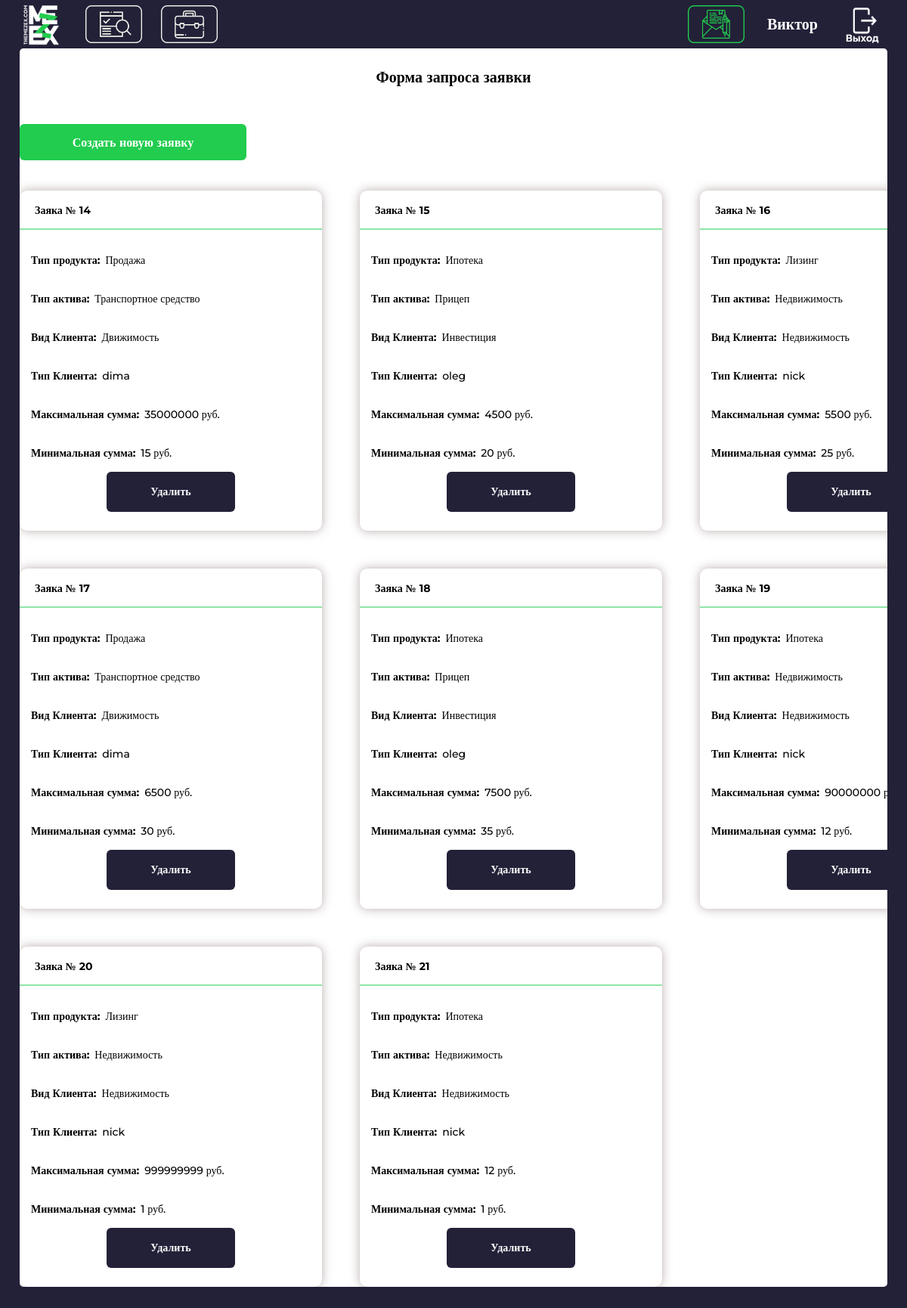
The page /create/ (signed in) on the database as committed earlier.
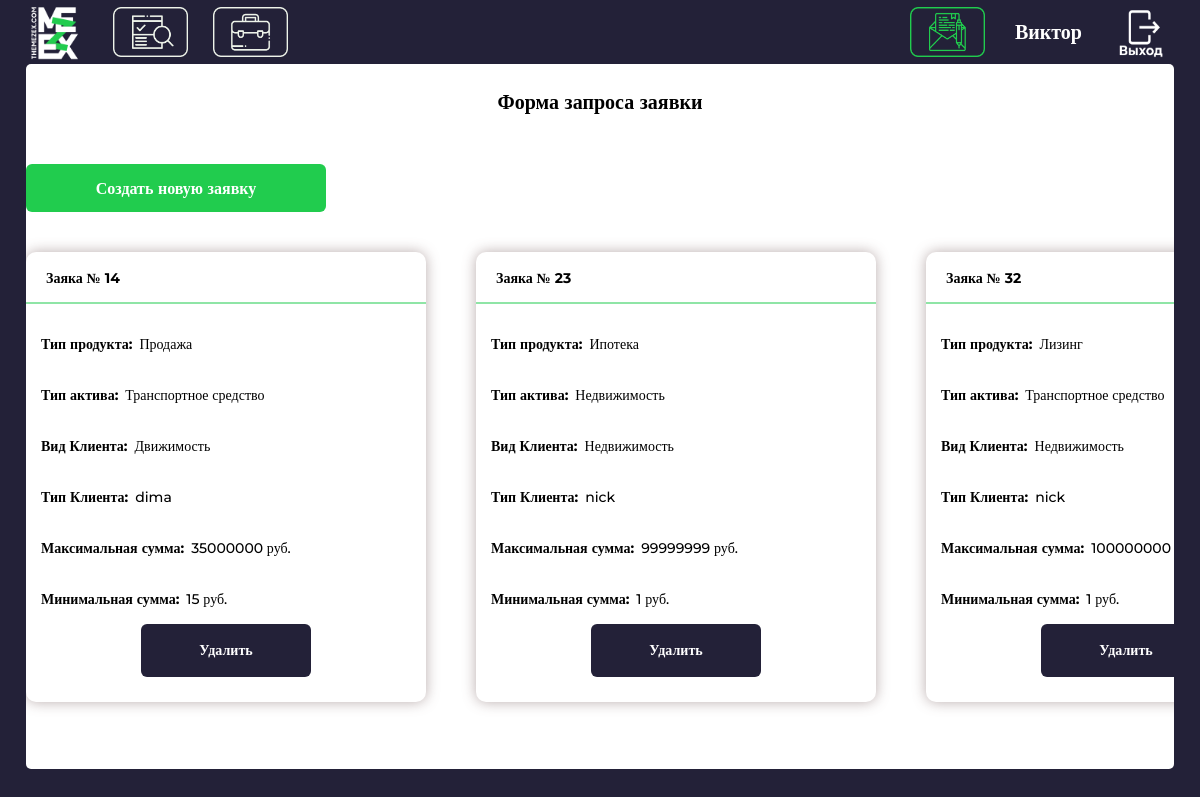
The same page on the database as committed later.
### invest/models.py (models this page shows, shortened)
class Investor(models.Model):
    id_Account = models.ForeignKey(Account, on_delete = models.CASCADE)
    id_ViewClient = models.ForeignKey(ViewClient, on_delete= models.PROTECT)
    name = models.TextField()

class RequestInvestor(models.Model):
    id_FinProduct = models.ForeignKey(FinProduct, on_delete = models.PROTECT)
    id_Investor = models.ForeignKey(Investor, on_delete = models.CASCADE)
    id_Status = models.ForeignKey(Status, on_delete = models.PROTECT)
    id_TypeActiv = models.ForeignKey(TypeActiv, on_delete = models.PROTECT)
    id_ViewActiv = models.ForeignKey(ViewActiv, on_delete = models.PROTECT)
    id_ViewClient = models.ForeignKey(ViewClient, on_delete = models.PROTECT)
    max_sum = models.BigIntegerField()
    max_term = models.BigIntegerField()
    min_sum = models.BigIntegerField()
    min_term = models.BigIntegerField()

class FinProduct(models.Model):
    NameOfFinProduct = models.TextField()

class TypeActiv(models.Model):
    NameOfTypeActiv = models.TextField()

class ViewActiv(models.Model):
    NameOfViewActiv = models.TextField()

class ViewClient(models.Model):
    NameOfViewClient = models.TextField()

### invest/views.py (the view)
# urls.py: path('create/', views.create, name='create'),
@login_required
def create(request):
    clients = Account.objects.filter(username = request.user.username)
    client = clients[0]
    investors = Investor.objects.filter(id_Account = client.id)
    investor = investors[0]
    RI = RequestInvestor.objects.filter(id_Investor = investor.id)
    infos = []
    for ReqInv in RI:
        infos.append(CreateOutput(id = ReqInv.id, FinProduct = ReqInv.id_FinProduct.NameOfFinProduct, TypeActiv= ReqInv.id_TypeActiv.NameOfTypeActiv, ViewActiv= ReqInv.id_ViewActiv.NameOfViewActiv, ViewClient=ReqInv.id_ViewClient.NameOfViewClient, max_sum = ReqInv.max_sum, min_sum=ReqInv.min_sum, max_term=ReqInv.max_term, min_term=ReqInv.min_term))
    return render(request, 'invest/create.html', {'infos' : infos, 'NameOfInvestor' : investor.name})

### invest/templates/invest/create.html (shortened to what this page needs)
{% load static %}
<!DOCTYPE html>
<html lang="ru">
<head>
	<link rel="stylesheet" href={% static 'invest/css/offers_create.css' %}>
</head>
<body>
    <div class="container-overlay">
        <div class="container-all">
            <div class="container-header">
                <div class="container-header-content">
                    <div class="container-header-content-logo">
                        <img src={% static 'invest/img/mezex_logo_white.png' %} class="pic-logo">
                    </div>
                    <div class="container-header-content-applications">
                        <a href ="{% url 'home' %}">
                            <img src={% static 'invest/img/applic_pas.png' %} class="pic-bag">
                        </a>
                    </div>
                    <div class="container-header-content-applications container-header-content-offers">
                        <a href ="{% url 'offers' %}">
                            <img src={% static 'invest/img/offers_pas.png' %} class="pic-bag pic-bag2">
                        </a>
                    </div>
                    <div class="container-header-content-fio">
                        <div class="container-header-content-create">
                            <a href ="{% url 'create' %}">
                                <img src={% static 'invest/img/create_act.png' %} class="pic-create">
                            </a>
                        </div>
                        <div class="container-header-content-fio-fio">{{ NameOfInvestor }}</div>
                        {% if user.is_authenticated %}
                            <div class ="container-header-content-fio-out">
                                <a href ="{% url 'logout' %}"><button type="button" class="button-out">
                                <img src= {% static 'invest/img/button_outs.png' %} class="header-button-out-icon">
                                </button>
                                </a>
                            </div>
                        {% endif %}
                    </div>
                </div>
            </div>
            <div class="window_applications">
            <div class="layout_container-content">
                <div class="section-container-applications">
                    <div class="text-applications">Форма запроса заявки</div>
                        <div class="container_all_create">
                            <div class="container_button_create">
                                    <button onclick="create_new_applic()" class="button_create">Создать новую заявку</button>
                            </div>
                            <div class="flex-container-create">
                                {% for info in infos %}
                                <div class="flex-item-create" name = 'id_inv' id="{{ info.id }}">
                                    <div class="container_up_create">
                                        <div class="text-fio-create">Заяка № {{ info.id }}</div>
                                    </div>
                                    <div class="green-line"></div>
                                    <div class="block_text">
                                        <div class="text_main_create">Тип продукта: <div class="text_all_create">{{info.FinProduct}}</div></div>
                                        <div class="text_main_create">Тип актива: <div class="text_all_create">{{info.TypeActiv}}</div></div>
                                        <div class="text_main_create">Вид Клиента: <div class="text_all_create">{{info.ViewActiv}}</div></div>
                                        <div class="text_main_create">Тип Клиента: <div class="text_all_create">{{info.ViewClient}}</div></div>
                                        <div class="text_main_create">Максимальная сумма: <div class="text_all_create">{{info.max_sum}} руб.</div></div>
                                        <div class="text_main_create">Минимальная сумма: <div class="text_all_create">{{info.min_sum}} руб.</div></div>
                                    </div>
                                    <div class="block_but_delete">
                                        <a href ="{% url 'CreateDelete' info.id %}">
                                        <button id='{{ info.id }}' onclick="delete_create(event)" class ="button_delete_little">Удалить</button>
                                        </a>
                                    </div>
                                </div>
                                {% endfor %}
                            </div>
                        </div>
                </div>
            </div>
            </div>
        </div>
    </div>
</body>

Rows that differ between the two databases and show on the page:
removed RequestInvestor: id "15", FinProduct "Ипотека", TypeActiv "Прицеп", ViewActiv "Инвестиция", ViewClient "oleg", max_sum "4500", min_sum "20"
removed RequestInvestor: id "16", FinProduct "Лизинг", TypeActiv "Недвижимость", ViewActiv "Недвижимость", ViewClient "nick", max_sum "5500", min_sum "25"
removed RequestInvestor: id "17", FinProduct "Продажа", TypeActiv "Транспортное средство", ViewActiv "Движимость", ViewClient "dima", max_sum "6500", min_sum "30"
removed RequestInvestor: id "18", FinProduct "Ипотека", TypeActiv "Прицеп", ViewActiv "Инвестиция", ViewClient "oleg", max_sum "7500", min_sum "35"
removed RequestInvestor: id "19", FinProduct "Ипотека", TypeActiv "Недвижимость", ViewActiv "Недвижимость", ViewClient "nick", max_sum "90000000", min_sum "12"
removed RequestInvestor: id "20", FinProduct "Лизинг", TypeActiv "Недвижимость", ViewActiv "Недвижимость", ViewClient "nick", max_sum "999999999", min_sum "1"
removed RequestInvestor: id "21", FinProduct "Ипотека", TypeActiv "Недвижимость", ViewActiv "Недвижимость", ViewClient "nick", max_sum "12", min_sum "1"
added RequestInvestor: id "23", FinProduct "Ипотека", TypeActiv "Недвижимость", ViewActiv "Недвижимость", ViewClient "nick", max_sum "99999999", min_sum "1"
added RequestInvestor: id "32", FinProduct "Лизинг", TypeActiv "Транспортное средство", ViewActiv "Недвижимость", ViewClient "nick", max_sum "100000000", min_sum "1"
